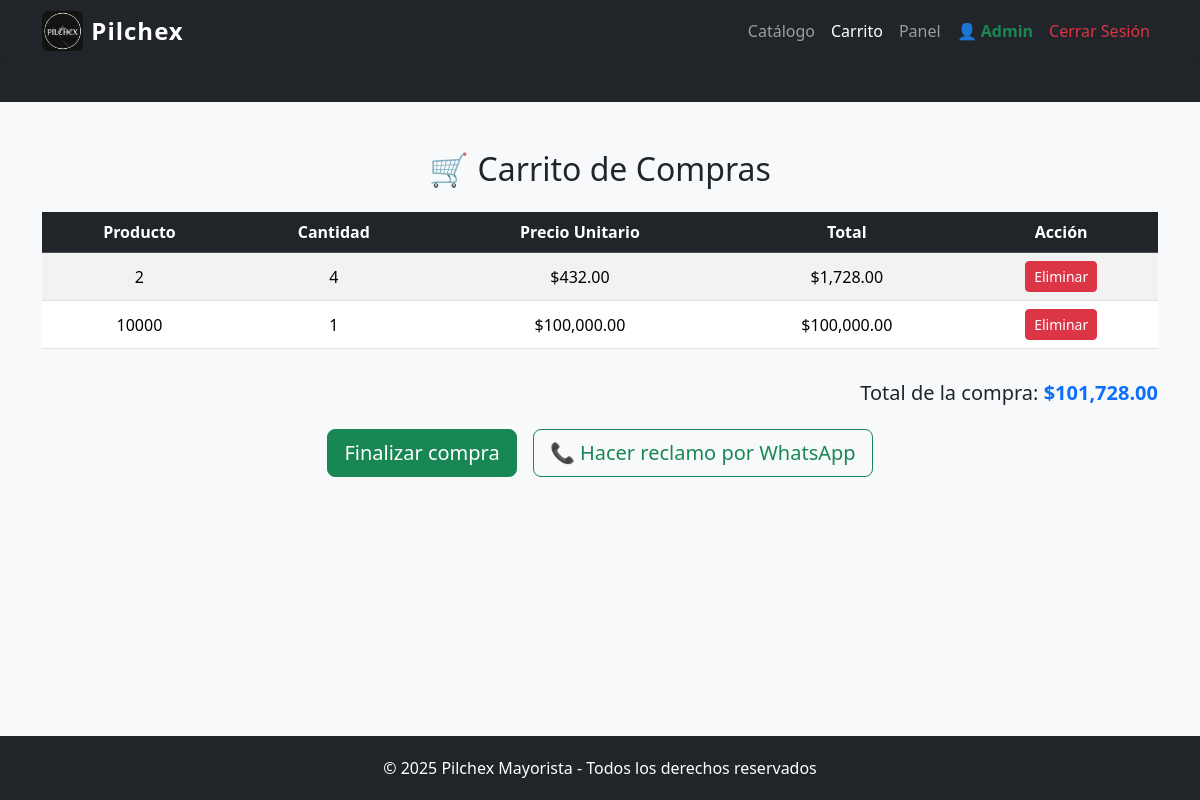
Before: /TP_FINAL_ROPA/carrito.php (signed in) with the older database file.
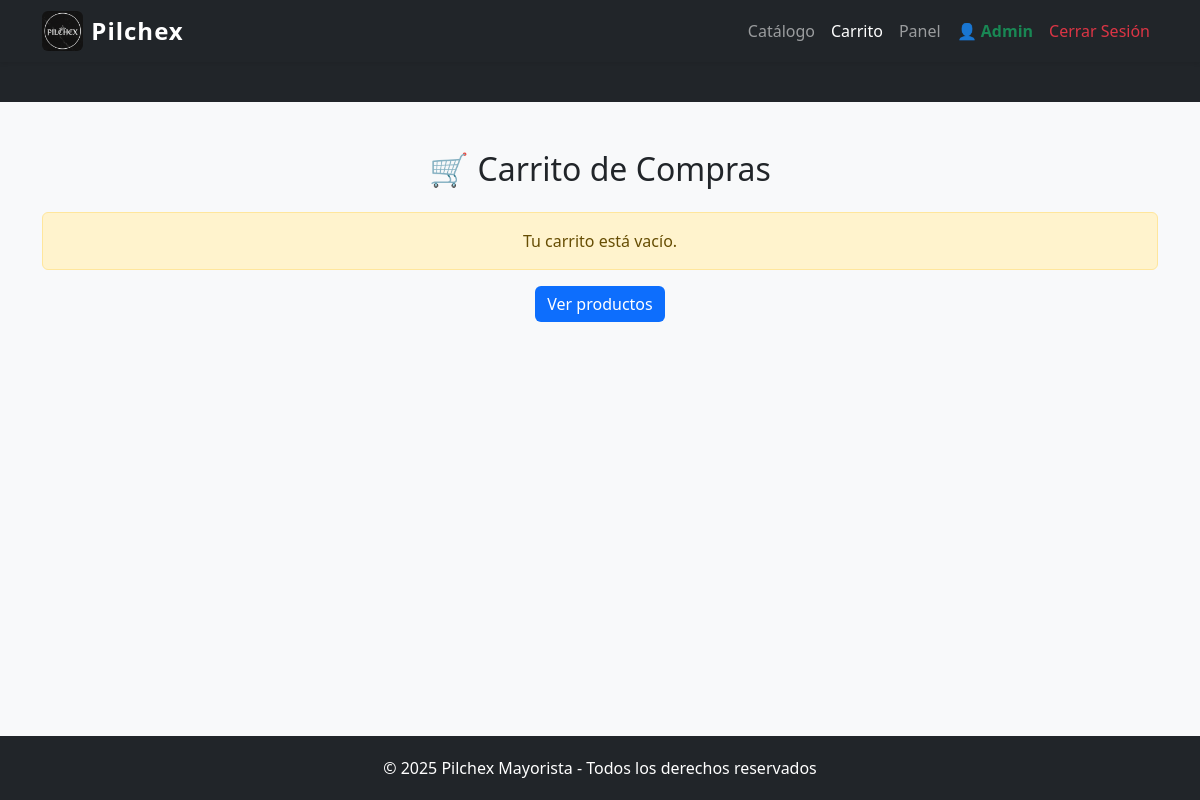
After: the same page with the newer database file.
### tables this page shows
CREATE TABLE `carrito_items` (
  `id` int(11) NOT NULL,
  `carrito_id` int(11) NOT NULL,
  `producto_id` int(11) NOT NULL,
  `cantidad` int(11) NOT NULL DEFAULT 1
);

CREATE TABLE `productos` (
  `id` int(11) NOT NULL,
  `nombre` varchar(100) DEFAULT NULL,
  `descripcion` text DEFAULT NULL,
  `precio` decimal(10,2) DEFAULT NULL,
  `imagen` varchar(255) DEFAULT NULL,
  `stock` int(11) NOT NULL DEFAULT 0,
  `color` varchar(100) DEFAULT NULL,
  `talle` varchar(100) DEFAULT NULL
);

### TP_FINAL_ROPA/carrito.php (the view, shortened to what this page needs)
<?php
include("conexion.php");
$usuario_id = $_SESSION['usuario_id'];
$carrito_query = $conn->query("SELECT id FROM carritos WHERE usuario_id = $usuario_id");
if ($carrito_query->num_rows > 0) {
    $carrito_id = $carrito_query->fetch_assoc()['id'];
} else {
    $conn->query("INSERT INTO carritos (usuario_id) VALUES ($usuario_id)");
    $carrito_id = $conn->insert_id;
}
$query = "
    SELECT p.id, p.nombre, p.precio, ci.cantidad
    FROM carrito_items ci
    JOIN productos p ON ci.producto_id = p.id
    WHERE ci.carrito_id = $carrito_id
";
$resultado = $conn->query($query);
$total = 0;
$carrito = [];
while ($row = $resultado->fetch_assoc()) {
    $carrito[] = $row;
    $total += $row['precio'] * $row['cantidad'];
}
$mensaje_reclamo = "Hola, soy " . $_SESSION['usuario_nombre'] . ". Quisiera hacer un reclamo sobre mi carrito:\n\n";
foreach ($carrito as $item) {
    $mensaje_reclamo .= "- {$item['nombre']} (x{$item['cantidad']}) - $" . number_format($item['precio'] * $item['cantidad'], 2) . "\n";
}
$mensaje_reclamo .= "\nTotal: $" . number_format($total, 2);
$mensaje_reclamo = urlencode($mensaje_reclamo);
$numero_whatsapp = "5491123456789";
?>
<!DOCTYPE html>
<html lang="es">
 <head>
  <link href="https://cdn.jsdelivr.net/npm/bootstrap@5.3.3/dist/css/bootstrap.min.css" rel="stylesheet">
  <link href="style.css" rel="stylesheet">
</head>
<body>
<nav class="navbar navbar-expand-lg navbar-dark bg-dark shadow-sm">
  <div class="container">
    <a class="navbar-brand d-flex align-items-center" href="index.php">
        <img src="pilchex.png" alt="Logo Pilchex">
        <span>Pilchex</span>
      </a>
    <div class="collapse navbar-collapse" id="navbarNav">
      <ul class="navbar-nav ms-auto">
        <li class="nav-item"><a class="nav-link" href="productos.php">Catálogo</a></li>
        <li class="nav-item"><a class="nav-link active" href="carrito.php">Carrito</a></li>
        <?php if (isset($_SESSION['usuario_id'])): ?>
          <?php if ($_SESSION['usuario_rol'] === 'empleado' || $_SESSION['usuario_rol'] === 'admin'): ?>
            <li class="nav-item"><a class="nav-link" href="panel_empleado.php">Panel</a></li>
          <?php endif; ?>
          <li class="nav-item">
            <a class="nav-link text-success fw-bold" href="#">👤 <?= htmlspecialchars($_SESSION['usuario_nombre']) ?></a>
          </li>
          <li class="nav-item"><a class="nav-link text-danger" href="logout.php">Cerrar Sesión</a></li>
        <?php else: ?>
          <li class="nav-item"><a class="nav-link" href="login.php">Iniciar Sesión</a></li>
          <li class="nav-item"><a class="nav-link" href="registro.php">Registrarse</a></li>
        <?php endif; ?>
      </ul>
    </div>
  </div>
</nav>
<div class="marquesina bg-dark text-white text-center py-2">
  <span>🧾 MÍNIMO DE COMPRA $100.000 - PILCHEX MAYORISTA DE ROPA 🧾 - ENVÍO A TODO EL PAÍS 🌐</span>
</div>
<div class="container py-5">
  <h2 class="text-center mb-4">🛒 Carrito de Compras</h2>
  <?php if (empty($carrito)): ?>
    <div class="alert alert-warning text-center">Tu carrito está vacío.</div>
    <div class="text-center">
      <a href="productos.php" class="btn btn-primary">Ver productos</a>
    </div>
  <?php else: ?>
    <div class="table-responsive">
      <table class="table table-striped text-center align-middle">
        <thead class="table-dark">
          <tr>
            <th>Producto</th>
            <th>Cantidad</th>
            <th>Precio Unitario</th>
            <th>Total</th>
            <th>Acción</th>
          </tr>
        </thead>
        <tbody>
          <?php foreach ($carrito as $item): ?>
            <tr>
              <td><?= htmlspecialchars($item['nombre']) ?></td>
              <td><?= $item['cantidad'] ?></td>
              <td>$<?= number_format($item['precio'], 2) ?></td>
              <td>$<?= number_format($item['precio'] * $item['cantidad'], 2) ?></td>
              <td>
                <form method="POST" class="d-inline">
                  <button type="submit" name="eliminar" class="btn btn-danger btn-sm">Eliminar</button>
                </form>
              </td>
            </tr>
          <?php endforeach; ?>
        </tbody>
      </table>
    </div>
    <div class="text-end mt-3">
      <h5>Total de la compra: <span class="text-primary fw-bold">$<?= number_format($total, 2) ?></span></h5>
      <?php if ($total < 100000): ?>
        <div class="alert alert-danger mt-3 text-center">
          ⚠️ El mínimo de compra es de <strong>$100.000</strong>. Agregá más productos para continuar.
        </div>
        <div class="text-center">
          <a href="productos.php" class="btn btn-outline-primary">Seguir comprando</a>
        </div>
      <?php else: ?>
        <div class="text-center mt-4 d-flex justify-content-center gap-3 flex-wrap">
          <form method="POST" action="procesar_compra.php">
            <button type="submit" class="btn btn-success btn-lg">Finalizar compra</button>
          </form>
          <a href="https://wa.me/<?= $numero_whatsapp ?>?text=<?= $mensaje_reclamo ?>"
             target="_blank" class="btn btn-outline-success btn-lg">
            📞 Hacer reclamo por WhatsApp
          </a>
        </div>
      <?php endif; ?>
    </div>
  <?php endif; ?>
</div>
<footer class="text-center">
    © 2025 Pilchex Mayorista - Todos los derechos reservados
</footer>
</body>
</html>

### TP_FINAL_ROPA/style.css (style rules this page uses)
body { background-color: #f8f9fa; }
.navbar-brand { font-weight: bold; }
.marquesina { background: #343a40; color: #e9ecef; font-weight: 500; font-size: 0.9rem; padding: 6px 0; overflow: hidden; white-space: nowrap; border-bottom: 2px solid #212529; }
.marquesina span { display: inline-block; padding-left: 100%; animation: moverTexto 25s linear infinite; }
footer { background: #212529; color: white; padding: 20px 0; text-align: center; margin-top: 50px; }
.navbar-brand img { height: 40px; width: auto; margin-right: 8px; border-radius: 6px; }
.navbar-brand { font-size: 1.5rem; font-weight: bold; letter-spacing: 1px; }
.navbar { padding-top: 6px; padding-bottom: 6px; }
.btn-primary { background-color: #0d6efd; border: none; }

### TP_FINAL_ROPA/carrito.php (style rules this page uses)
body { display: flex; flex-direction: column; min-height: 100vh; }
footer { margin-top: auto; }

Changed rows visible on the page:
removed carrito_items: producto.nombre "2", cantidad "4", producto.precio "432.00", $item['precio'] * $item['cantidad'] "1,728.00"
removed carrito_items: producto.nombre "10000", cantidad "1", producto.precio "100,000.00", $item['precio'] * $item['cantidad'] "100,000.00"
Other visible differences:
$total: "101,728.00" → (not shown)
text no longer shown: "Producto Cantidad Precio Unitario Total Acción Total de la compra: $ Finalizar compra 📞 Hacer reclamo por WhatsApp"
text now shown: "Tu carrito está vacío. Ver productos"
